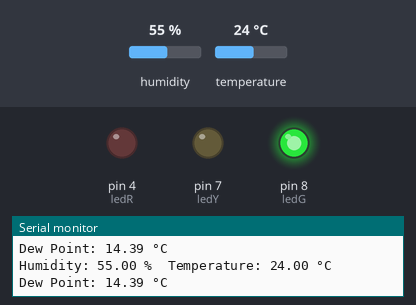
Simulated run of this sketch. Board: Arduino Uno, built with avr-gcc and run on an emulated ATmega328P. On the bench: output pins drawn as LEDs (lit = HIGH), the last lines printed to the serial monitor. Inputs (shaded band) come from the test bench; at power-on: temperature 24 °C, humidity 55 %.

Above: at 2.8 s.
2.9 s: temperature set to 37 °C
5.6 s: temperature set to 40 °C
At 6.4 s:
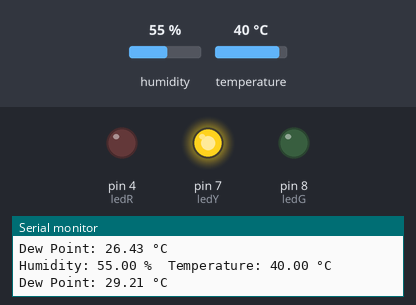
8.3 s: humidity set to 59 %
At 11.3 s:
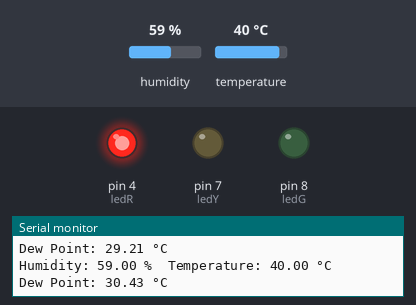
11.6 s: humidity set to 22 %
At 12.6 s:
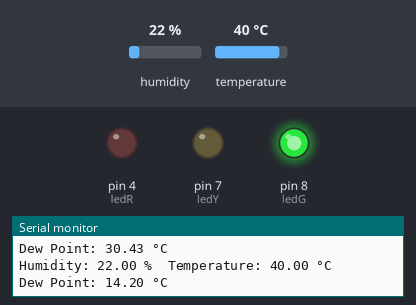
14.3 s: humidity set to 50 %
17.4 s: humidity set to 53 %
At 18.7 s:
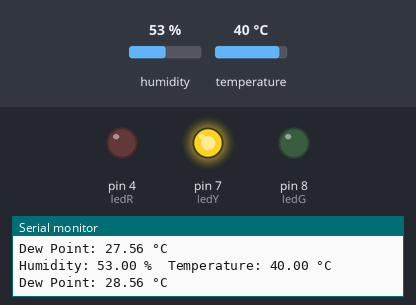
Timing chart, 0 to 20.4 s (numbered marks = the images above; inputs shaded):
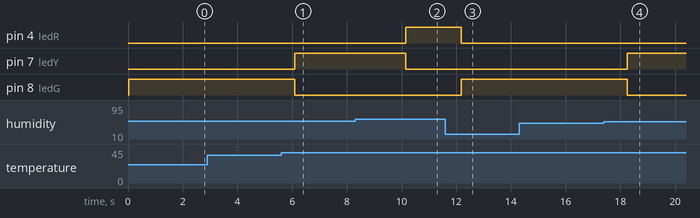

Measured:
- the behaviour switches between 38 and 39 °C on temperature (found by bisection; images 0 and 1)
- the behaviour switches between 57 and 58 % on humidity (found by bisection; images 1 and 2)
- the behaviour switches between 51 and 52 % on humidity (found by bisection; images 3 and 4)
- after the input at 5.6 s, pin 7 (ledY): LOW → HIGH after 0.50 s; pin 8 (ledG): HIGH → LOW after 0.50 s
- after the input at 8.3 s, pin 4 (ledR): LOW → HIGH after 1.9 s; pin 7 (ledY): HIGH → LOW after 1.9 s
- after the input at 11.6 s, pin 4 (ledR): HIGH → LOW after 0.58 s; pin 8 (ledG): LOW → HIGH after 0.58 s
- after the input at 17.4 s, pin 7 (ledY): LOW → HIGH after 0.85 s; pin 8 (ledG): HIGH → LOW after 0.85 s

The sketch:

main.ino
```cpp
// sensors
#include "DHT.h"

#define DHTPIN 12       // Pin
#define DHTTYPE DHT11
DHT dht(DHTPIN, DHTTYPE);

// LEDs
int ledG = 8;
int ledY = 7;
int ledR = 4;

int g;
int r;


void setup() {
  Serial.begin(9600);
  dht.begin();

  pinMode(ledG, OUTPUT);
  pinMode(ledY, OUTPUT);
  pinMode(ledR, OUTPUT);
}

void loop() {
  float hum = dht.readHumidity();
  float temp = dht.readTemperature(); // Celsius

  if (isnan(hum) || isnan(temp)) {
    Serial.println("Failed to read from DHT sensor");
    return;
  }

  float dP = calcDP(temp, hum);

Serial.print("Humidity: ");
Serial.print(hum);
Serial.print(" %\t");

Serial.print("Temperature: ");
Serial.print(temp);
Serial.println(" °C");

Serial.print("Dew Point: ");
Serial.print(dP);
Serial.println(" °C");

updateLED(dP);

delay(2000); // DHT reads every ~2 seconds
}

float calcDP(float tempC, float humidity) {
  float a = 17.27;
  float b = 237.7;

  float alpha = ((a * tempC) / (b + tempC)) + log(humidity / 100.0);
  float dewPoint = (b * alpha) / (a - alpha);

  return dewPoint;
}

void updateLED(float dp) {
  digitalWrite(ledG, LOW);
  digitalWrite(ledY, LOW);
  digitalWrite(ledR, LOW);

  if (dp < 28) {
    digitalWrite(ledG, HIGH);
  }
  else if (dp <= 30) {
    digitalWrite(ledY, HIGH);
  }
  else {
    digitalWrite(ledR, HIGH);
  }
}
```
